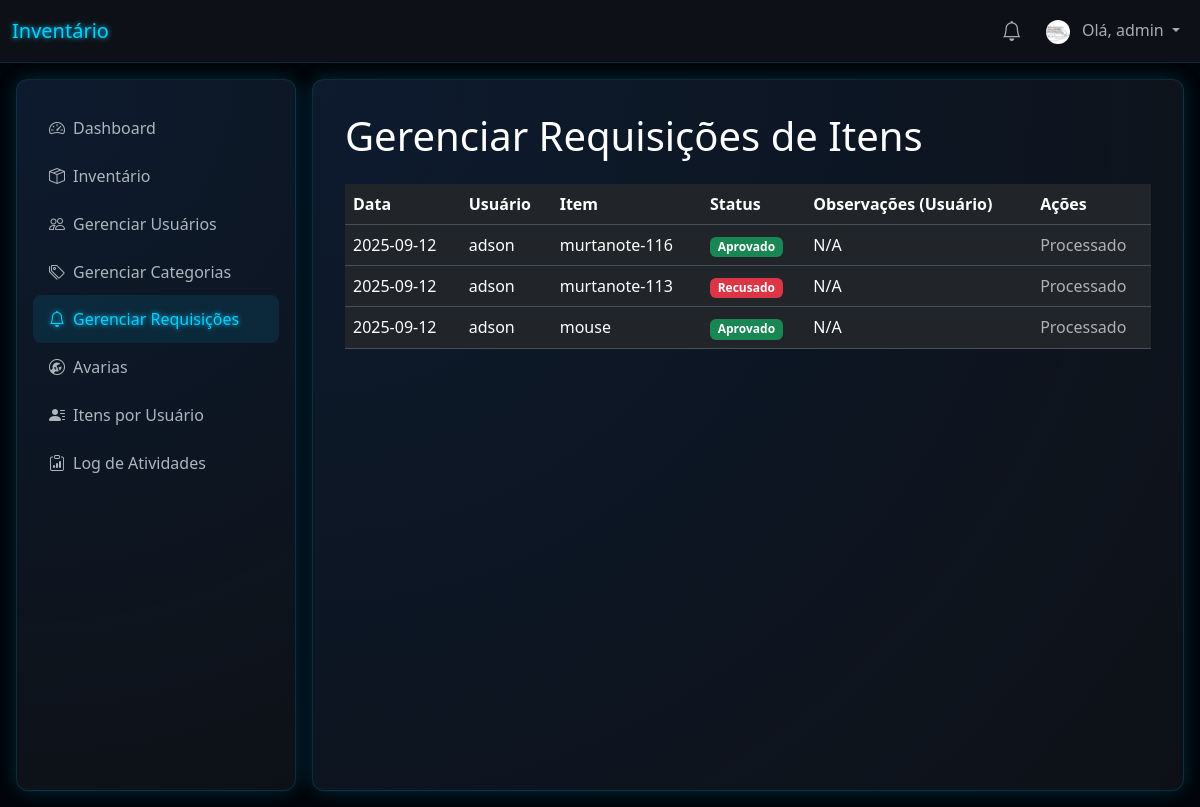
/manage_requests (signed in), run on an earlier commit of the app's database.
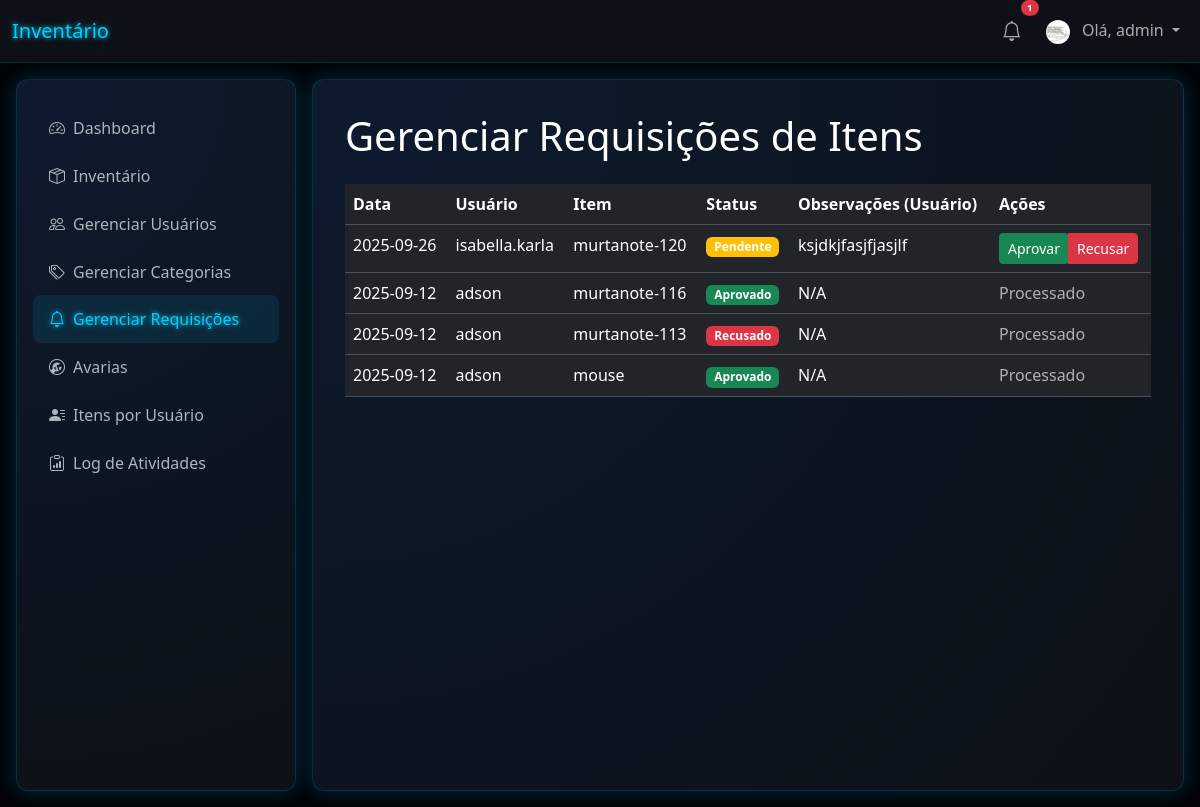
And on a later commit of the database.
### tables this page shows
CREATE TABLE item_requests (
                id INTEGER PRIMARY KEY AUTOINCREMENT,
                item_id INTEGER NOT NULL,
                user_id INTEGER NOT NULL,
                request_date TIMESTAMP NOT NULL DEFAULT CURRENT_TIMESTAMP,
                status TEXT NOT NULL DEFAULT 'Pendente', -- Pendente, Aprovado, Recusado
                notes TEXT,
                response_notes TEXT, -- Adicionado para justificativa do admin
                return_notes TEXT,   -- Adicionado para justificativa do usuário na devolução
                FOREIGN KEY (item_id) REFERENCES items (id),
                FOREIGN KEY (user_id) REFERENCES users (id)
            );

CREATE TABLE users (
                id INTEGER PRIMARY KEY AUTOINCREMENT,
                username TEXT UNIQUE NOT NULL,
                password TEXT NOT NULL,
                role TEXT NOT NULL DEFAULT 'user'
            , profile_image_file TEXT);

CREATE TABLE items (
                id INTEGER PRIMARY KEY AUTOINCREMENT,
                name TEXT NOT NULL,
                model TEXT,
                category TEXT,
                location TEXT,
                purchase_date DATE,
                serial_number TEXT,
                status TEXT,
                availability_status TEXT,
                image_file TEXT,
                assigned_to TEXT,
                authorized_by TEXT,
                created_at TIMESTAMP NOT NULL DEFAULT CURRENT_TIMESTAMP
            );

### app.py (the view, shortened to what this page needs)
@app.route('/manage_requests', methods=('GET', 'POST'))
@admin_required
def manage_requests():
    db = get_db()
    requests_list = db.execute("""
        SELECT r.id, r.request_date, r.status, r.notes, r.return_notes, i.name as item_name, i.status as item_condition, u.username as user_name
        FROM item_requests r JOIN items i ON r.item_id = i.id JOIN users u ON r.user_id = u.id
        ORDER BY r.request_date DESC
    """).fetchall()
    return render_template('manage_requests.html', requests=requests_list)

### app.py (called while the page is built)
def get_db():
    db = getattr(g, '_database', None)
    if db is None:
        db = g._database = sqlite3.connect(app.config['DATABASE'])
        db.row_factory = sqlite3.Row
    return db

@app.teardown_appcontext
def close_connection(exception):
    db = getattr(g, '_database', None)
    if db is not None:
        db.close()

@app.context_processor
def inject_categories():
    if g.user:
        db = get_db()
        categories = db.execute('SELECT DISTINCT category FROM items WHERE category IS NOT NULL AND category != "" ORDER BY category').fetchall()
        return dict(all_categories=categories)
    return dict(all_categories=[], notifications=[])

@app.context_processor
def inject_notifications():
    if g.user:
        db = get_db()
        notifications = db.execute('SELECT * FROM notifications WHERE user_id = ? AND is_read = 0 ORDER BY created_at DESC', (g.user['id'],)).fetchall()
        return dict(notifications=notifications)
    return dict(notifications=[])

### templates/manage_requests.html (shortened to what this page needs)
{% extends 'base.html' %}
{% block content %}
<div class="table-container">
    <h1 class="mb-4">Gerenciar Requisições de Itens</h1>
    {% if requests %}
    <div class="table-responsive">
        <table class="table table-futuristic">
            <thead>
                <tr>
                    <th>Data</th>
                    <th>Usuário</th>
                    <th>Item</th>
                    <th>Status</th>
                    <th>Observações (Usuário)</th>
                    <th>Ações</th>
                </tr>
            </thead>
            <tbody>
                {% for req in requests %}
                <tr>
                    <td>{{ req.request_date.split(' ')[0] }}</td>
                    <td>{{ req.user_name }}</td>
                    <td>{{ req.item_name }}</td>
                    <td>
                        <span class="badge
                            {% if req.status == 'Aprovado' %}bg-success
                            {% elif req.status == 'Recusado' %}bg-danger
                            {% elif req.status == 'Devolvido' %}bg-info
                            {% else %}bg-warning
                            {% endif %}">
                            {{ req.status }}
                        </span>
                    </td>
                    <td>
                        {% if req.status == 'Devolvido' and req.return_notes %}
                            <span class="text-info-emphasis" title="Justificativa de devolução">{{ req.return_notes }}</span>
                        {% else %}
                            {{ req.notes or 'N/A' }}
                        {% endif %}
                    </td>
                    <td>
                        {% if req.status == 'Pendente' %}
                            <div class="btn-group">
                                <form action="{{ url_for('manage_requests') }}" method="post" class="d-inline">
                                    <button type="submit" class="btn btn-success btn-sm">Aprovar</button>
                                </form>
                                <button type="button" class="btn btn-danger btn-sm" data-bs-toggle="modal" data-bs-target="#denyRequestModal" data-request-id="{{ req.id }}">
                                    Recusar
                                </button>
                            </div>
                        {% else %}
                            <span class="text-muted">Processado</span>
                        {% endif %}
                    </td>
                </tr>
                {% else %}
                <tr>
                    <td colspan="7" class="text-center text-muted">Nenhuma requisição encontrada.</td>
                </tr>
                {% endfor %}
            </tbody>
        </table>
    </div>
    {% else %}
    <p class="text-center text-muted">Nenhuma requisição encontrada.</p>
    {% endif %}
</div>
                            {% set statuses = ['Muito Bom', 'Bom', 'Aceitável', 'Ruim', 'Quebrado'] %}
{% endblock %}

### templates/base.html (shortened to what the changed rows need)
<!doctype html>
<html lang="pt-br" data-bs-theme="dark">
<head>
    <link href="https://cdn.jsdelivr.net/npm/bootstrap@5.3.3/dist/css/bootstrap.min.css" rel="stylesheet">
    <link rel="stylesheet" href="https://cdn.jsdelivr.net/npm/bootstrap-icons@1.11.3/font/bootstrap-icons.min.css">
</head>
<body>
    <nav class="navbar navbar-expand-lg" style="background-color: var(--card-bg); border-bottom: 1px solid var(--border-color);">
        <div class="container-fluid">
            <div class="navbar-nav d-flex align-items-center">
                {% if g.user %}
                    <div class="nav-item dropdown me-2">
                        <a class="nav-link position-relative" href="#" id="navbarNotificationDropdown" role="button" data-bs-toggle="dropdown" aria-expanded="false">
                            <i class="bi bi-bell fs-5"></i>
                            {% if notifications and notifications|length > 0 %}
                                <span class="position-absolute top-0 start-100 translate-middle badge rounded-pill bg-danger" style="font-size: 0.6em;">
                                    {{ notifications|length }}
                                </span>
                            {% endif %}
                        </a>
                    </div>
                {% else %}
                    <a class="nav-link" href="{{ url_for('login') }}">Login</a>
                    <a class="nav-link" href="{{ url_for('register') }}">Registrar</a>
                {% endif %}
            </div>
        </div>
    </nav>
    <div class="main-layout">
                    {% set inventory_active = request.endpoint in ['index', 'add', 'edit'] %}
            <main class="content-area futuristic-card">
                {% block content %}
                {% endblock %}
            </main>
    </div>
</body>
</html>

What changed in the data, as far as the page shows it:
added item_requests: request_date "2025-09-26", user_name "isabella.karla", item_name "murtanote-120", status "Pendente", notes "ksjdkjfasjfjasjlf"
Also different on the page:
{{ notifications|length }}: (not shown) → "1"
